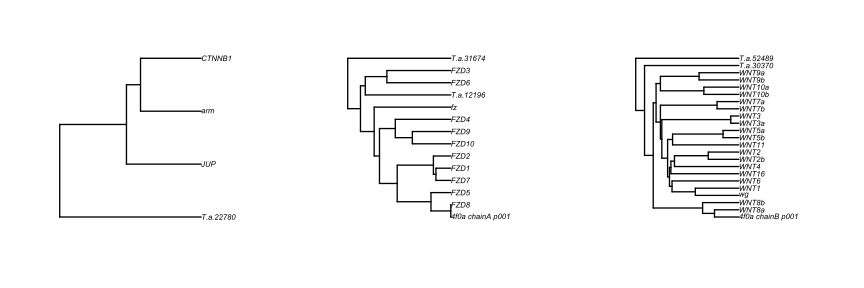

Reproduce this figure in R.
library(Cairo)
library(ape)

treefiles = dir()
treefiles = treefiles[grep('(phylip|nexus)',treefiles)]

CairoSVG( 'trees.svg', width=3*length(treefiles),height=3)
par(mfrow=c(1,length(treefiles)))
for( treefile in treefiles ){
  outname = gsub('(phylip|nexus)','svg',treefile)
  tree    = read.tree( file=treefile )
  
  plot( tree )
  
  
}
dev.off()
